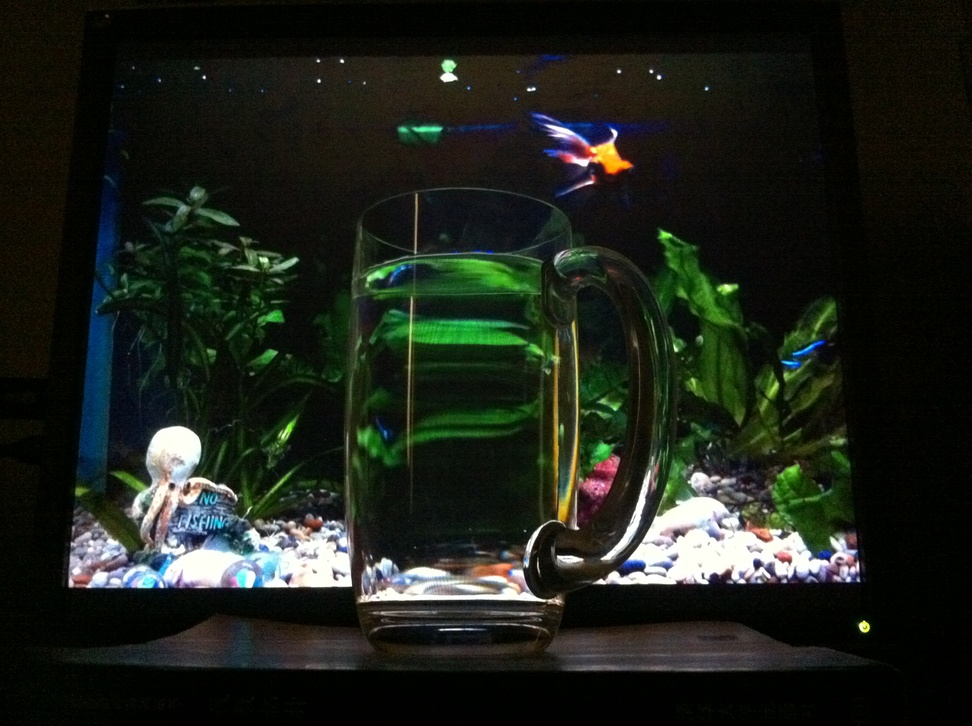
%> input picture mug1.jpg, 972 x 726 px, shrunk from 2592 x 1936 before the run
$ octave Detect_Transparent.m   (GNU Octave 9; MATLAB toolbox functions it lacks are replaced by stand-ins)
%> lines starting %> are read from the running program, lines starting %| are printed output that depends on the picture
%> further down, I1 is the input picture: size 726x972x3 uint8; mean R, G, B 29.5, 34.6, 26.7
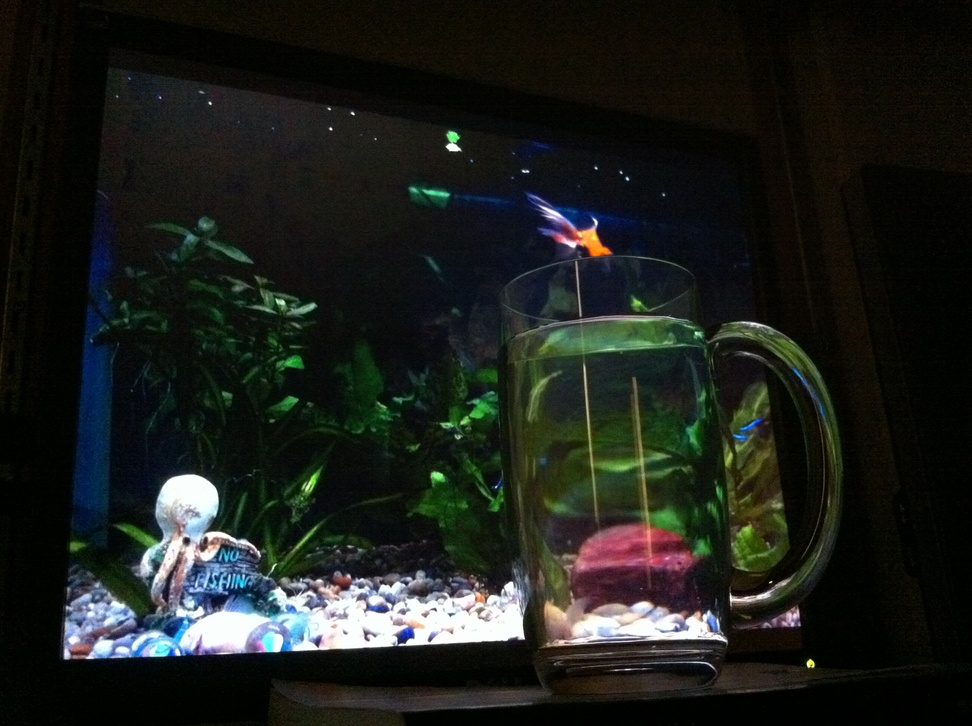
%> input picture mug2.jpg, 972 x 726 px, shrunk from 2592 x 1936 before the run
%> further down, I2 is the input picture: size 726x972x3 uint8; mean R, G, B 28.5, 31.7, 27.4
### warpH.m
function warp_im = warpH(im, H, out_size,fill_value)
%> called with H = [0.3 0 250; 0 0.3 250; 0 0 1], out_size = [1280 1680]
% warpH projective image warping
%   warp_im=warpA(im, A, out_size)
%   Warps a size (w,h,channels) image im using the  (3,3) homography H
%   producing an (out_size(1),out_size(2)) output image warp_im
%
%   The pixels of warp_im are sampled at (x,y) coordinates
%   (1,1)-(out_size(2),out_size(1))
%
%   The coordinates of the pixels in the source image
%   are taken to be  $(1,1)-(size(im,2), size(im,1)) and
%   are transformed according to:
%   warped_coords := H*source_coords
%
%   warp_im=warpA(im, A, out_size,fill_value)
%   Uses fill_value (scalar) to paint empty regions.


if ~exist('fill_value', 'var') || isempty(fill_value)
    fill_value = 0;
end

tform = maketform( 'projective', H');
warp_im = imtransform( im, tform, 'bilinear', 'XData', [1 out_size(2)], 'YData', [1 out_size(1)], 'Size', out_size(1:2), 'FillValues', fill_value*ones(size(im,3),1));
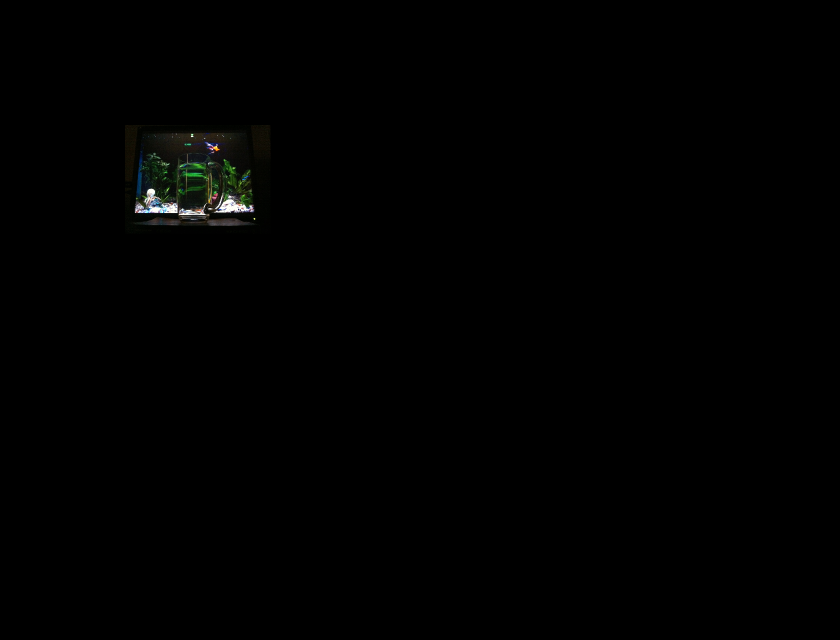
%> warp_im: size 1280x1680x3 uint8 (shown at 1/2 size); mean R, G, B 0.9, 1.1, 0.8

### detectTransparent.m
function [ im1 ] = detectTransparent( I1,I2,n )
%%%%%%%%%%%%%%%%%%%%%%%%%%%%%%%%%%%%%%%%%%%%%%%%
%   I1: image1 I2：image2  n: model
%
%   透明部分有折射，所以像素不会warp 以后像素不会
%   一一对应，只要两个warp以后的图像相减，差值大于
%   一定阈值说明对应像素值偏差很大，就是透明部分
%%%%%%%%%%%%%%%%%%%%%%%%%%%%%%%%%%%%%%%%%%%%%%%%
    load('q3_1.mat');
    if n == 1
    %Q3.2%%% I1 to I2 %%
    im1 = I1;
    im2 = I2;
    out_size = [1280,1680];
    M = [0.3,0,250;0,0.3,250;0,0,1];
    warp_im1 = warpH(im1,M,out_size);
    warp_im2 = warpH(im2,M*H2to1,out_size);
    Gray_im1 = rgb2gray(warp_im1);%用灰度图比较
    Gray_im2 = rgb2gray(warp_im2);
    [Row,Col] = find(abs(Gray_im2-Gray_im1)>170);%%阈值为170，自定义，比较
%> Row = 1018 values from 278 to 438; Col = 1018 values from 287 to 472
    warp_im1(Row,Col,1) = 100;
    warp_im1(Row,Col,2) = 100;
    warp_im1(Row,Col,3) = 100;
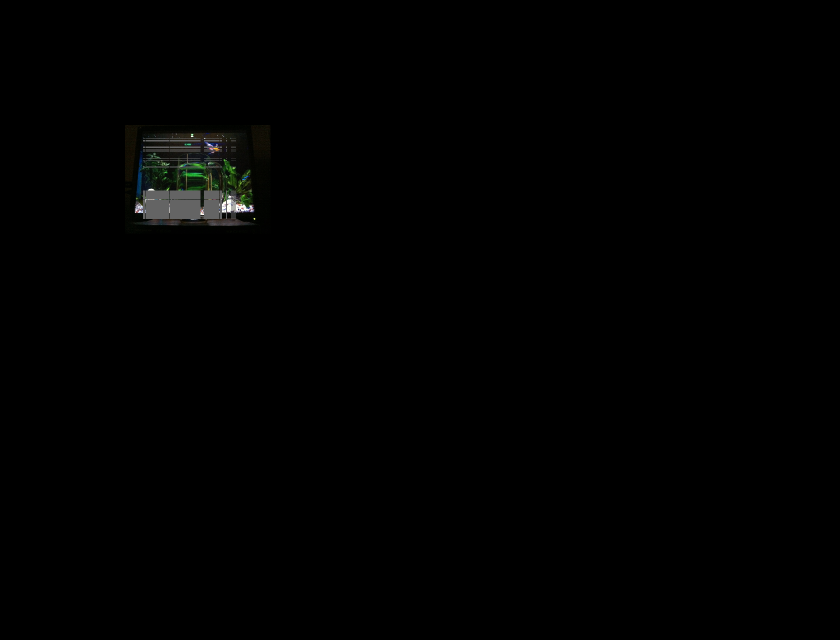
%> warp_im1: size 1280x1680x3 uint8 (shown at 1/2 size); mean R, G, B 1.1, 1.2, 1
    figure;imshow(warp_im1);
    imwrite(warp_im1,'I1_to_I2.jpg');
    else
    %Q3.2%%% I1 to I2 %%
    im1 = I2;
    im2 = I1;
    out_size = [1280,1680];
    M = [0.3,0,250;0,0.3,250;0,0,1];
    warp_im1 = warpH(im1,M,out_size);
    warp_im2 = warpH(im2,M*inv(H2to1),out_size);
    Gray_im1 = rgb2gray(warp_im1);
    Gray_im2 = rgb2gray(warp_im2);
    [Row,Col] = find(abs(Gray_im2-Gray_im1)>170);
    warp_im1(Row,Col,1) = 100;
    warp_im1(Row,Col,2) = 100;
    warp_im1(Row,Col,3) = 100;
    figure;imshow(warp_im1);
    imwrite(warp_im1,'I1_to_I2.jpg');
    end
end

### Detect_Transparent.m
    I1 = imread('mug1.jpg');
    I2 = imread('mug2.jpg');
    n = 1;
    detectTransparent(I1,I2,n);
% [34 lines of commented-out code are left out]
